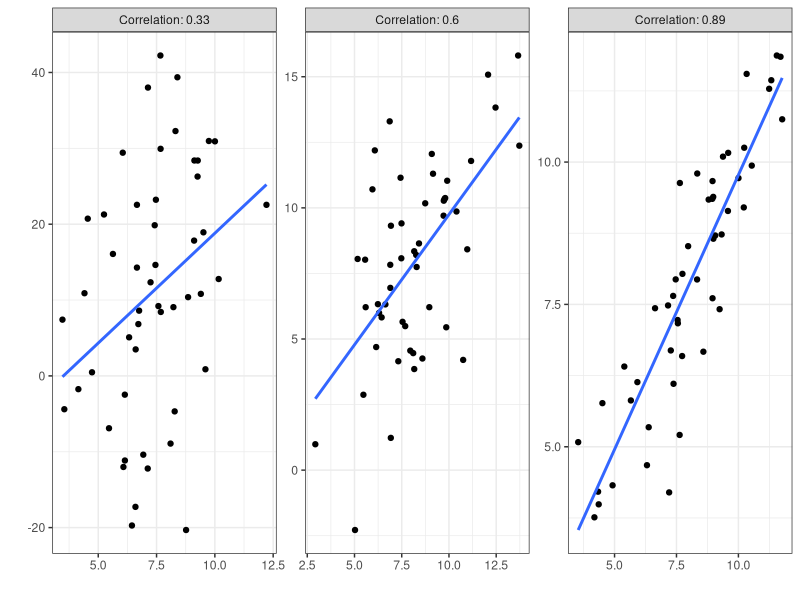

This figure's R source:
## ---- chunk 1
##xaringan::inf_mr()
## For offline work: https://bookdown.org/yihui/rmarkdown/some-tips.html#working-offline
## Images not appearing? Put images folder inside the libs folder as that is the main data directory

library(tidyverse)
##library(readxl)
##library(stargazer)
##library(kableExtra)
##library(modelr)

knitr::opts_chunk$set(echo = FALSE,
                      eval = TRUE,
                      error = FALSE,
                      message = FALSE,
                      warning = FALSE,
                      comment = NA)
## ---- chunk 2
## Show correlations
cor_examples <- function(sd) {
    tibble(
    x = rnorm(50, mean = 8, sd = 2),
    y = x + rnorm(50, 0, sd),
    Group = str_c("Correlation: ", round(cor(x, y), 2))
    )
}

## Positive linear
set.seed(54)
rbind(cor_examples(1),
      cor_examples(3),
      cor_examples(18)) |>
ggplot(aes(x = x, y = y)) +
    geom_point() +
    geom_smooth(method = "lm", se = FALSE) +
    theme_bw() +
  labs(x = "", y = "") +
    facet_wrap(~Group, scales = "free")
